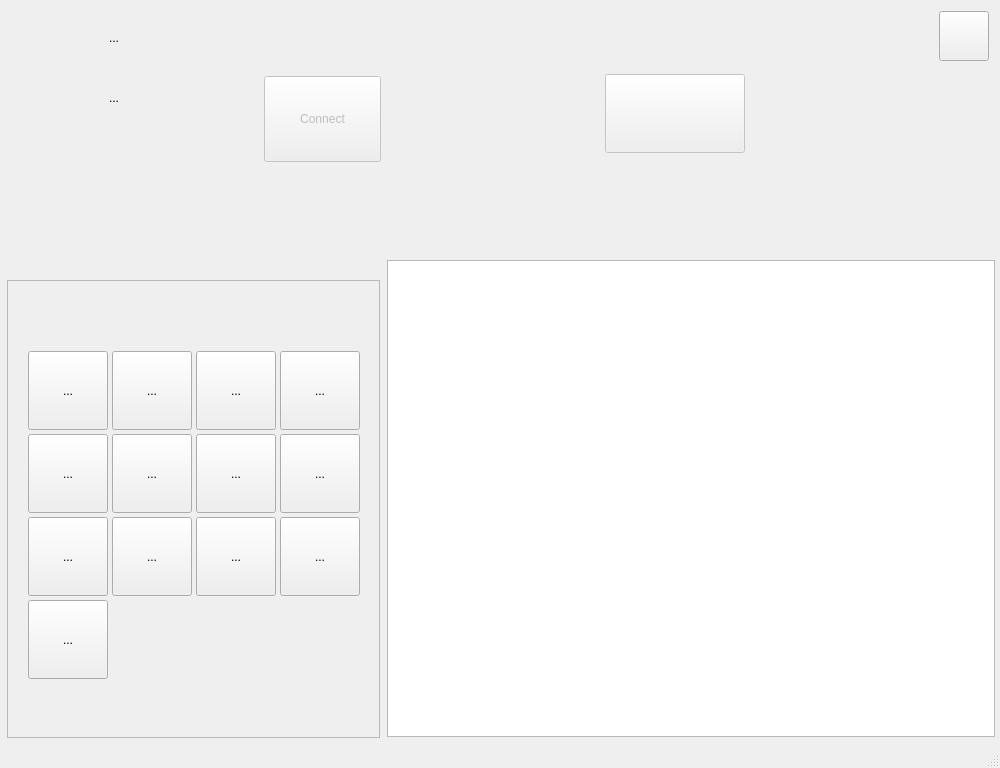
<?xml version="1.0" encoding="UTF-8"?>
<ui version="4.0">
 <class>MainWindow</class>
 <widget class="QMainWindow" name="MainWindow">
  <property name="geometry">
   <rect>
    <x>0</x>
    <y>0</y>
    <width>1000</width>
    <height>768</height>
   </rect>
  </property>
  <property name="minimumSize">
   <size>
    <width>1000</width>
    <height>768</height>
   </size>
  </property>
  <property name="maximumSize">
   <size>
    <width>1000</width>
    <height>768</height>
   </size>
  </property>
  <property name="windowTitle">
   <string>XConnect</string>
  </property>
  <property name="autoFillBackground">
   <bool>false</bool>
  </property>
  <widget class="QWidget" name="centralWidget">
   <property name="styleSheet">
    <string notr="true">image: url(:/images/images/XDeck_desktop_none_open.png);</string>
   </property>
   <widget class="QToolButton" name="toolButtonConnect">
    <property name="enabled">
     <bool>false</bool>
    </property>
    <property name="geometry">
     <rect>
      <x>264</x>
      <y>76</y>
      <width>117</width>
      <height>86</height>
     </rect>
    </property>
    <property name="cursor">
     <cursorShape>PointingHandCursor</cursorShape>
    </property>
    <property name="styleSheet">
     <string notr="true"/>
    </property>
    <property name="text">
     <string>Connect</string>
    </property>
    <property name="icon">
     <iconset resource="images.qrc">
      <normaloff>:/images/images/XDeck_button_connect.png</normaloff>:/images/images/XDeck_button_connect.png</iconset>
    </property>
    <property name="iconSize">
     <size>
      <width>118</width>
      <height>85</height>
     </size>
    </property>
    <property name="checkable">
     <bool>true</bool>
    </property>
   </widget>
   <widget class="QToolButton" name="toolButtonDisconnect">
    <property name="enabled">
     <bool>false</bool>
    </property>
    <property name="geometry">
     <rect>
      <x>605</x>
      <y>74</y>
      <width>140</width>
      <height>79</height>
     </rect>
    </property>
    <property name="cursor">
     <cursorShape>PointingHandCursor</cursorShape>
    </property>
    <property name="text">
     <string/>
    </property>
    <property name="icon">
     <iconset resource="images.qrc">
      <normaloff>:/images/images/XDeck_button_disconnect.png</normaloff>:/images/images/XDeck_button_disconnect.png</iconset>
    </property>
    <property name="iconSize">
     <size>
      <width>143</width>
      <height>79</height>
     </size>
    </property>
    <property name="checkable">
     <bool>true</bool>
    </property>
   </widget>
   <widget class="QToolButton" name="toolButtonNetwork">
    <property name="geometry">
     <rect>
      <x>19</x>
      <y>10</y>
      <width>190</width>
      <height>56</height>
     </rect>
    </property>
    <property name="cursor">
     <cursorShape>PointingHandCursor</cursorShape>
    </property>
    <property name="text">
     <string>...</string>
    </property>
    <property name="icon">
     <iconset resource="images.qrc">
      <normaloff>:/images/images/XDeck_button_greyed_network.png</normaloff>:/images/images/XDeck_button_greyed_network.png</iconset>
    </property>
    <property name="iconSize">
     <size>
      <width>190</width>
      <height>56</height>
     </size>
    </property>
    <property name="checkable">
     <bool>true</bool>
    </property>
    <property name="autoRaise">
     <bool>true</bool>
    </property>
   </widget>
   <widget class="QToolButton" name="toolButtonSoftware">
    <property name="geometry">
     <rect>
      <x>19</x>
      <y>70</y>
      <width>190</width>
      <height>56</height>
     </rect>
    </property>
    <property name="cursor">
     <cursorShape>PointingHandCursor</cursorShape>
    </property>
    <property name="text">
     <string>...</string>
    </property>
    <property name="icon">
     <iconset resource="images.qrc">
      <normaloff>:/images/images/XDeck_button_greyed_software.png</normaloff>:/images/images/XDeck_button_greyed_software.png</iconset>
    </property>
    <property name="iconSize">
     <size>
      <width>190</width>
      <height>56</height>
     </size>
    </property>
    <property name="checkable">
     <bool>true</bool>
    </property>
    <property name="autoRaise">
     <bool>true</bool>
    </property>
   </widget>
   <widget class="QFrame" name="frameSoftware">
    <property name="geometry">
     <rect>
      <x>7</x>
      <y>280</y>
      <width>373</width>
      <height>458</height>
     </rect>
    </property>
    <property name="autoFillBackground">
     <bool>true</bool>
    </property>
    <property name="styleSheet">
     <string notr="true">background-image: url(:/images/images/XDeck_panel_software.png);
image: url(:null);</string>
    </property>
    <property name="frameShape">
     <enum>QFrame::StyledPanel</enum>
    </property>
    <property name="frameShadow">
     <enum>QFrame::Raised</enum>
    </property>
    <property name="lineWidth">
     <number>1</number>
    </property>
    <property name="midLineWidth">
     <number>0</number>
    </property>
    <widget class="QToolButton" name="toolButtonBlackMask">
     <property name="geometry">
      <rect>
       <x>21</x>
       <y>71</y>
       <width>80</width>
       <height>79</height>
      </rect>
     </property>
     <property name="cursor">
      <cursorShape>PointingHandCursor</cursorShape>
     </property>
     <property name="styleSheet">
      <string notr="true">background-image: url(null);</string>
     </property>
     <property name="text">
      <string>...</string>
     </property>
     <property name="icon">
      <iconset resource="images.qrc">
       <normaloff>:/images/images/XDeck_button_std_black_mask.png</normaloff>:/images/images/XDeck_button_std_black_mask.png</iconset>
     </property>
     <property name="iconSize">
      <size>
       <width>70</width>
       <height>70</height>
      </size>
     </property>
    </widget>
    <widget class="QToolButton" name="toolButtonCloak">
     <property name="geometry">
      <rect>
       <x>105</x>
       <y>71</y>
       <width>80</width>
       <height>79</height>
      </rect>
     </property>
     <property name="cursor">
      <cursorShape>PointingHandCursor</cursorShape>
     </property>
     <property name="styleSheet">
      <string notr="true">background-image: url(null);</string>
     </property>
     <property name="text">
      <string>...</string>
     </property>
     <property name="icon">
      <iconset resource="images.qrc">
       <normaloff>:/images/images/XDeck_button_std_cloak.png</normaloff>:/images/images/XDeck_button_std_cloak.png</iconset>
     </property>
     <property name="iconSize">
      <size>
       <width>70</width>
       <height>70</height>
      </size>
     </property>
    </widget>
    <widget class="QToolButton" name="toolButtonDarcKnight">
     <property name="geometry">
      <rect>
       <x>189</x>
       <y>71</y>
       <width>80</width>
       <height>79</height>
      </rect>
     </property>
     <property name="cursor">
      <cursorShape>PointingHandCursor</cursorShape>
     </property>
     <property name="styleSheet">
      <string notr="true">background-image: url(null);</string>
     </property>
     <property name="text">
      <string>...</string>
     </property>
     <property name="icon">
      <iconset resource="images.qrc">
       <normaloff>:/images/images/XDeck_button_std_darc_knight.png</normaloff>:/images/images/XDeck_button_std_darc_knight.png</iconset>
     </property>
     <property name="iconSize">
      <size>
       <width>70</width>
       <height>70</height>
      </size>
     </property>
    </widget>
    <widget class="QToolButton" name="toolButtonFlatline">
     <property name="geometry">
      <rect>
       <x>273</x>
       <y>71</y>
       <width>80</width>
       <height>79</height>
      </rect>
     </property>
     <property name="cursor">
      <cursorShape>PointingHandCursor</cursorShape>
     </property>
     <property name="styleSheet">
      <string notr="true">background-image: url(null);</string>
     </property>
     <property name="text">
      <string>...</string>
     </property>
     <property name="icon">
      <iconset resource="images.qrc">
       <normaloff>:/images/images/XDeck_button_std_flatline.png</normaloff>:/images/images/XDeck_button_std_flatline.png</iconset>
     </property>
     <property name="iconSize">
      <size>
       <width>70</width>
       <height>70</height>
      </size>
     </property>
    </widget>
    <widget class="QToolButton" name="toolButtonGenie">
     <property name="geometry">
      <rect>
       <x>21</x>
       <y>154</y>
       <width>80</width>
       <height>79</height>
      </rect>
     </property>
     <property name="cursor">
      <cursorShape>PointingHandCursor</cursorShape>
     </property>
     <property name="styleSheet">
      <string notr="true">background-image: url(null);</string>
     </property>
     <property name="text">
      <string>...</string>
     </property>
     <property name="icon">
      <iconset resource="images.qrc">
       <normaloff>:/images/images/XDeck_button_std_genie.png</normaloff>:/images/images/XDeck_button_std_genie.png</iconset>
     </property>
     <property name="iconSize">
      <size>
       <width>70</width>
       <height>70</height>
      </size>
     </property>
    </widget>
    <widget class="QToolButton" name="toolButtonGuardDog">
     <property name="geometry">
      <rect>
       <x>105</x>
       <y>154</y>
       <width>80</width>
       <height>79</height>
      </rect>
     </property>
     <property name="cursor">
      <cursorShape>PointingHandCursor</cursorShape>
     </property>
     <property name="styleSheet">
      <string notr="true">background-image: url(null);</string>
     </property>
     <property name="text">
      <string>...</string>
     </property>
     <property name="icon">
      <iconset resource="images.qrc">
       <normaloff>:/images/images/XDeck_button_std_guard_dog.png</normaloff>:/images/images/XDeck_button_std_guard_dog.png</iconset>
     </property>
     <property name="iconSize">
      <size>
       <width>70</width>
       <height>70</height>
      </size>
     </property>
    </widget>
    <widget class="QToolButton" name="toolButtonHammer">
     <property name="geometry">
      <rect>
       <x>189</x>
       <y>154</y>
       <width>80</width>
       <height>79</height>
      </rect>
     </property>
     <property name="cursor">
      <cursorShape>PointingHandCursor</cursorShape>
     </property>
     <property name="styleSheet">
      <string notr="true">background-image: url(null);</string>
     </property>
     <property name="text">
      <string>...</string>
     </property>
     <property name="icon">
      <iconset resource="images.qrc">
       <normaloff>:/images/images/XDeck_button_std_hammer.png</normaloff>:/images/images/XDeck_button_std_hammer.png</iconset>
     </property>
     <property name="iconSize">
      <size>
       <width>70</width>
       <height>70</height>
      </size>
     </property>
    </widget>
    <widget class="QToolButton" name="toolButtonHellhound">
     <property name="geometry">
      <rect>
       <x>273</x>
       <y>154</y>
       <width>80</width>
       <height>79</height>
      </rect>
     </property>
     <property name="cursor">
      <cursorShape>PointingHandCursor</cursorShape>
     </property>
     <property name="styleSheet">
      <string notr="true">background-image: url(null);</string>
     </property>
     <property name="text">
      <string>...</string>
     </property>
     <property name="icon">
      <iconset resource="images.qrc">
       <normaloff>:/images/images/XDeck_button_std_hellhound.png</normaloff>:/images/images/XDeck_button_std_hellhound.png</iconset>
     </property>
     <property name="iconSize">
      <size>
       <width>70</width>
       <height>70</height>
      </size>
     </property>
    </widget>
    <widget class="QToolButton" name="toolButtonHydra">
     <property name="geometry">
      <rect>
       <x>21</x>
       <y>237</y>
       <width>80</width>
       <height>79</height>
      </rect>
     </property>
     <property name="cursor">
      <cursorShape>PointingHandCursor</cursorShape>
     </property>
     <property name="styleSheet">
      <string notr="true">background-image: url(null);</string>
     </property>
     <property name="text">
      <string>...</string>
     </property>
     <property name="icon">
      <iconset resource="images.qrc">
       <normaloff>:/images/images/XDeck_button_std_hydra.png</normaloff>:/images/images/XDeck_button_std_hydra.png</iconset>
     </property>
     <property name="iconSize">
      <size>
       <width>70</width>
       <height>70</height>
      </size>
     </property>
    </widget>
    <widget class="QToolButton" name="toolButtonLightningBug">
     <property name="geometry">
      <rect>
       <x>105</x>
       <y>237</y>
       <width>80</width>
       <height>79</height>
      </rect>
     </property>
     <property name="cursor">
      <cursorShape>PointingHandCursor</cursorShape>
     </property>
     <property name="styleSheet">
      <string notr="true">background-image: url(null);</string>
     </property>
     <property name="text">
      <string>...</string>
     </property>
     <property name="icon">
      <iconset resource="images.qrc">
       <normaloff>:/images/images/XDeck_button_std_lightning_bug.png</normaloff>:/images/images/XDeck_button_std_lightning_bug.png</iconset>
     </property>
     <property name="iconSize">
      <size>
       <width>70</width>
       <height>70</height>
      </size>
     </property>
    </widget>
    <widget class="QToolButton" name="toolButtonReaper">
     <property name="enabled">
      <bool>true</bool>
     </property>
     <property name="geometry">
      <rect>
       <x>189</x>
       <y>237</y>
       <width>80</width>
       <height>79</height>
      </rect>
     </property>
     <property name="cursor">
      <cursorShape>PointingHandCursor</cursorShape>
     </property>
     <property name="styleSheet">
      <string notr="true">background-image: url(null);</string>
     </property>
     <property name="text">
      <string>...</string>
     </property>
     <property name="icon">
      <iconset resource="images.qrc">
       <normaloff>:/images/images/XDeck_button_std_reaper.png</normaloff>:/images/images/XDeck_button_std_reaper.png</iconset>
     </property>
     <property name="iconSize">
      <size>
       <width>70</width>
       <height>70</height>
      </size>
     </property>
    </widget>
    <widget class="QToolButton" name="toolButtonShield">
     <property name="geometry">
      <rect>
       <x>273</x>
       <y>237</y>
       <width>80</width>
       <height>79</height>
      </rect>
     </property>
     <property name="cursor">
      <cursorShape>PointingHandCursor</cursorShape>
     </property>
     <property name="styleSheet">
      <string notr="true">background-image: url(null);</string>
     </property>
     <property name="text">
      <string>...</string>
     </property>
     <property name="icon">
      <iconset resource="images.qrc">
       <normaloff>:/images/images/XDeck_button_std_shield.png</normaloff>:/images/images/XDeck_button_std_shield.png</iconset>
     </property>
     <property name="iconSize">
      <size>
       <width>70</width>
       <height>70</height>
      </size>
     </property>
    </widget>
    <widget class="QToolButton" name="toolButtonWizardBook">
     <property name="geometry">
      <rect>
       <x>21</x>
       <y>320</y>
       <width>80</width>
       <height>79</height>
      </rect>
     </property>
     <property name="cursor">
      <cursorShape>PointingHandCursor</cursorShape>
     </property>
     <property name="styleSheet">
      <string notr="true">background-image: url(null);</string>
     </property>
     <property name="text">
      <string>...</string>
     </property>
     <property name="icon">
      <iconset resource="images.qrc">
       <normaloff>:/images/images/XDeck_button_std_wizard_book.png</normaloff>:/images/images/XDeck_button_std_wizard_book.png</iconset>
     </property>
     <property name="iconSize">
      <size>
       <width>70</width>
       <height>70</height>
      </size>
     </property>
    </widget>
   </widget>
   <widget class="QGraphicsView" name="graphicsView">
    <property name="geometry">
     <rect>
      <x>387</x>
      <y>260</y>
      <width>608</width>
      <height>477</height>
     </rect>
    </property>
    <property name="styleSheet">
     <string notr="true">background-image: url(:/images/images/XDeck_panel_network.png);</string>
    </property>
    <property name="frameShadow">
     <enum>QFrame::Raised</enum>
    </property>
   </widget>
   <widget class="QToolButton" name="toolButtonShutdown">
    <property name="geometry">
     <rect>
      <x>939</x>
      <y>11</y>
      <width>50</width>
      <height>50</height>
     </rect>
    </property>
    <property name="cursor">
     <cursorShape>PointingHandCursor</cursorShape>
    </property>
    <property name="text">
     <string/>
    </property>
    <property name="icon">
     <iconset resource="images.qrc">
      <normaloff>:/images/images/XDeck_button_shutdown.png</normaloff>:/images/images/XDeck_button_shutdown.png</iconset>
    </property>
    <property name="iconSize">
     <size>
      <width>44</width>
      <height>42</height>
     </size>
    </property>
    <property name="popupMode">
     <enum>QToolButton::InstantPopup</enum>
    </property>
    <property name="toolButtonStyle">
     <enum>Qt::ToolButtonIconOnly</enum>
    </property>
   </widget>
  </widget>
  <widget class="QStatusBar" name="statusBar"/>
 </widget>
 <layoutdefault spacing="6" margin="11"/>
 <resources>
  <include location="images.qrc"/>
 </resources>
 <connections/>
</ui>
